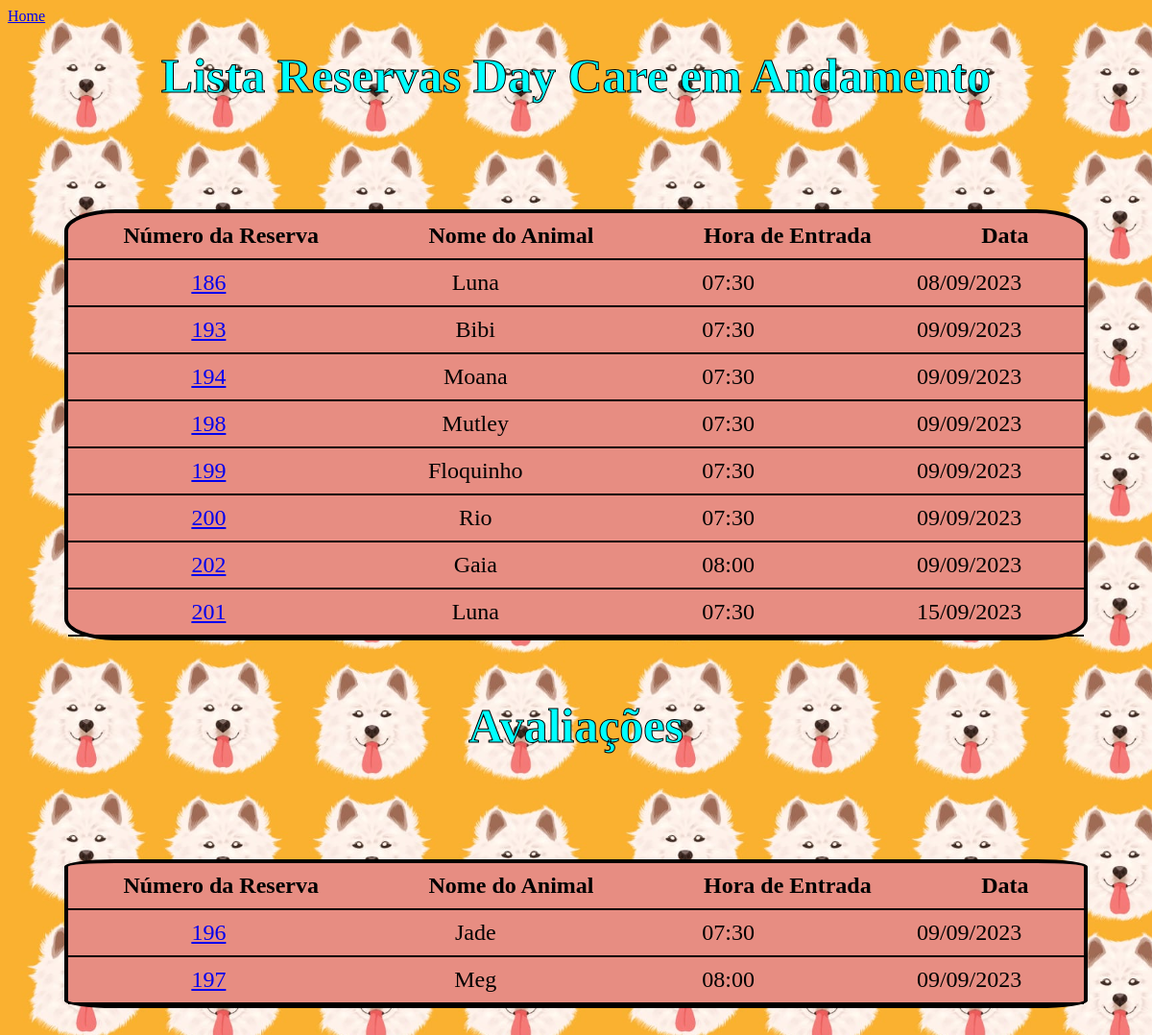
The app's page /lista_reservasday/ (signed in) with its own data.
### hotel/models.py (models this page shows, shortened)
class ReservaDay(models.Model):
    pet = models.ForeignKey(FichaDog, on_delete=models.CASCADE)
    num_reserva = models.IntegerField(primary_key=True, editable=False)
    data = models.DateField()
    hora_entrada = models.TimeField()
    usuario  = models.ForeignKey(User, on_delete=models.CASCADE)
    instrucoes_medicamentos = models.CharField(max_length=100, blank=True, null=True)
    ACEITAR_CHOICES = (('Sim', 'Duas vezes por dia'),('3x_dia', 'Três vezes por dia'),('personalizado', 'Horário personalizado'),)
    autorizacao_para_cuidados_medicos = models.BooleanField(default=True, choices=[(False, 'Não'), (True, 'Sim')])
    servicos_adicionais = models.ForeignKey('hotel.ServicosAdicionais', blank=True,null=True, on_delete=models.CASCADE)
    pacote = models.ForeignKey('hotel.Pacote', on_delete=models.SET_NULL, null=True, blank=True)
    pago = models.BooleanField(default=False, null=True, choices=[(False, 'Não'), (True, 'Sim')])
    class Meta:
            db_table = 'Reserva_Day'

### ficha/models.py (models this page shows, shortened)
class FichaDog(models.Model):
    nome = models.CharField(max_length=100, primary_key=True)
    raca = models.CharField(max_length=100)
    data_de_nascimento =  models.DateField()
    sexo = models.CharField(max_length=1, choices=(('M', 'Macho'), ('F', 'Fêmea')))
    peso = models.DecimalField(max_digits=5, decimal_places=2)
    tipo_alimentacao = models.CharField(max_length=100)
    restricoes_alimentares = models.CharField(max_length=100, blank=True, null=True)
    nome_tutor = models.CharField(max_length=100,blank=True)
    contato_tutor = models.CharField(max_length=100)
    cpf_tutor = models.CharField(max_length=14)
    endereco = models.CharField(max_length=100,blank=True, null=True)
    veterinario = models.CharField(max_length=100,blank=True, null=True)
    observacoes = models.TextField(blank=True, null=True)
    data = models.DateTimeField(auto_now_add=True)
    imagem = models.ImageField(upload_to='img/', blank=True, null=True)
    class Meta:
            db_table = 'Ficha_Dog'

### hotel/views.py (the view)
# urls.py: path('lista_reservasday/', views.reservaday_list, name='lista_reservaday'),
@login_required(login_url="/auth/login/")
def reservaday_list(request):
    hoje = date.today()  # obtém a data atual
    reservas = ReservaDay.objects.filter(pago=False).exclude(pacote__nome="Meia Diária/ Avaliação").order_by('data')
    avaliacao = ReservaDay.objects.filter(pago=False, pacote__nome='Meia Diária/ Avaliação').order_by('data')
    context = {
        'reservas': reservas,
        'avaliacao': avaliacao
    }
    return render(request, 'lista_reservasday.html', context)

### hotel/templates/lista_reservasday.html (shortened to what this page needs)
<!DOCTYPE html>
<html>
  <head>
    {% load static %}
    <link rel="stylesheet" type="text/css" href="{% static 'css/style_lista_reserva2.css' %}">
  </head>
  <body>
    <table class="form">
      <a href="{% url 'home' %}">Home</a>
        <h1 class='titulo'>Lista Reservas Day Care em Andamento</h1>
        <thead class="legenda">
          <tr class="tr">
            <th>Número da Reserva</th>
            <th>Nome do Animal</th>
            <th>Hora de Entrada</th>
            <th>Data</th>
          </tr>
        </thead>
        <br>
        <tbody>
          {% for reserva in reservas %}
          <tr>
            <td class='num'><a href="{% url 'caixa:caixaday' num_reserva=reserva.pk %}" class="btn btn-primary">{{ reserva.num_reserva }}</td>
            <td class='nome'>{{ reserva.pet.nome}}</td>
            <td class='entrada'>{{ reserva.hora_entrada }}</td>
            <td class='data'>{{ reserva.data |date:"d/m/Y"}}</td>
          </tr>
          {% endfor %}
        </tbody>
    </table>
    <table class="form">
        <h1 class='titulo'>Avaliações</h1>
        <thead class="legenda">
          <tr class="tr">
            <th>Número da Reserva</th>
            <th>Nome do Animal</th>
            <th>Hora de Entrada</th>
            <th>Data</th>
          </tr>
        </thead>
        <br>
        <tbody>
          {% for reserva in avaliacao %}
          <tr>
            <td class='num'><a href="{% url 'caixa:caixaday' num_reserva=reserva.pk %}" class="btn btn-primary">{{ reserva.num_reserva }}</td>
            <td class='nome'>{{ reserva.pet.nome}}</td>
            <td class='entrada'>{{ reserva.hora_entrada }}</td>
            <td class='data'>{{ reserva.data |date:"d/m/Y"}}</td>
          </tr>
          {% endfor %}
        </tbody>
    </table>
  </body>
</html>

### static/css/style_lista_reserva2.css (style rules this page uses)
body { background-image: url('/static/img/fundo.jpeg'); text-decoration: none; background-size: contain; }
.form { height: auto; border: 4px solid black; width: 90%; margin-left: 5%; margin-top: 5%; margin-bottom: 5%; background-color: rgb(231, 141, 130); border-radius: 5%; font-size: x-large; display: flex; flex-direction: column ; }
th, td { border-bottom: 2px solid black; padding: 10px; flex-grow: 1; }
th:first-child, td:first-child { width: 18 0px; }
th:not(:first-child), td:not(:first-child) { flex-grow: 1; }
tr { display: flex; flex-direction: row; align-items: center; justify-content: center; }
.nome { width: 205px; text-align: center; }
.num { width: 234px; text-align: center; }
.data { width: 180px; text-align: center; }
.entrada { width: 205px; text-align: center; }
.titulo { text-align: center; font-size: 50px; color: aqua; -webkit-text-stroke: 1px black; }
h1 { text-align: center; margin-top: 2%; font-size: 50px; }

### records on screen
ReservaDay: num_reserva "186", pet.nome "Luna", hora_entrada "07:30", data "08/09/2023"
ReservaDay: num_reserva "193", pet.nome "Bibi", hora_entrada "07:30", data "09/09/2023"
ReservaDay: num_reserva "194", pet.nome "Moana", hora_entrada "07:30", data "09/09/2023"
ReservaDay: num_reserva "198", pet.nome "Mutley", hora_entrada "07:30", data "09/09/2023"
ReservaDay: num_reserva "199", pet.nome "Floquinho", hora_entrada "07:30", data "09/09/2023"
ReservaDay: num_reserva "200", pet.nome "Rio", hora_entrada "07:30", data "09/09/2023"
ReservaDay: num_reserva "202", pet.nome "Gaia", hora_entrada "08:00", data "09/09/2023"
ReservaDay: num_reserva "201", pet.nome "Luna", hora_entrada "07:30", data "15/09/2023"
ReservaDay: num_reserva "196", pet.nome "Jade", hora_entrada "07:30", data "09/09/2023"
ReservaDay: num_reserva "197", pet.nome "Meg", hora_entrada "08:00", data "09/09/2023"
